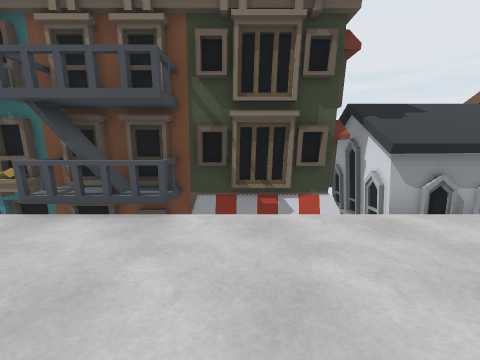
View 1 (above)

16 first-person views from a walk through a scene from a Unity 3-D project. The camera is 1.3 m above the floor, tilts 8° down and sees 90° across. The floor is counted in squares, 1 m on a side. Each view is taken from the middle of a square. On the plan, view 1 faces up. The plan holds only what a view shows up to about 12 squares ahead; the rest is blank. The place goes on beyond the plan. The player character is not drawn. Some animated figures are not drawn.

View 2
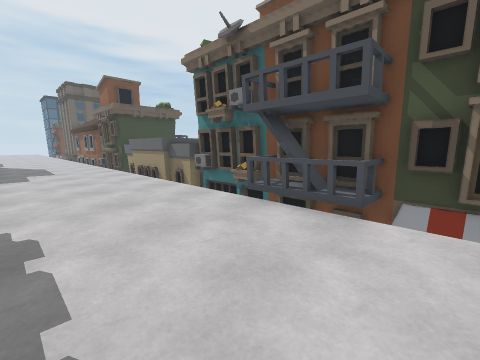

View 3
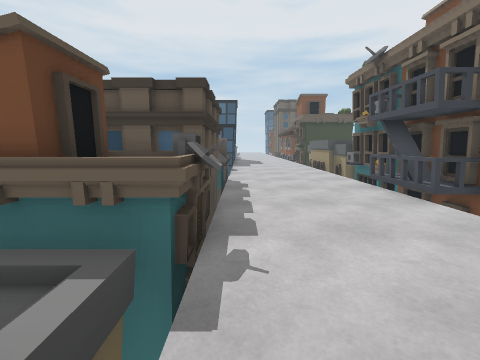

View 4
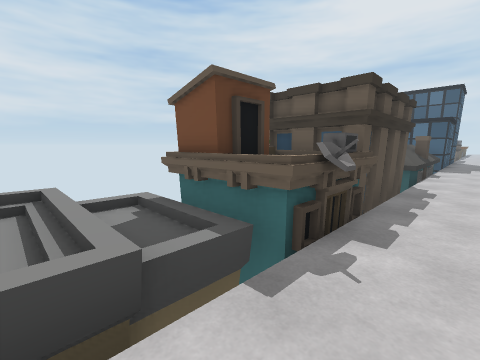

View 5
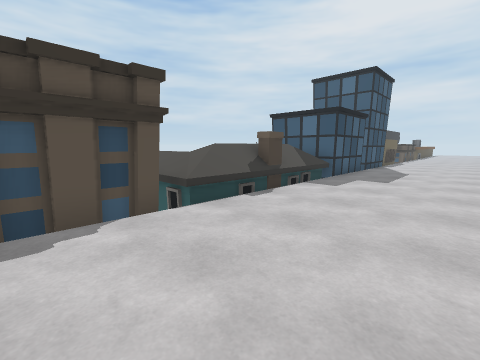

View 6
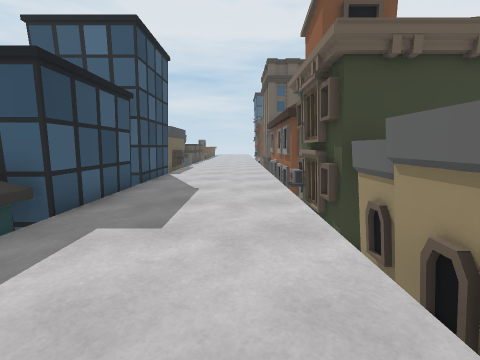

View 7
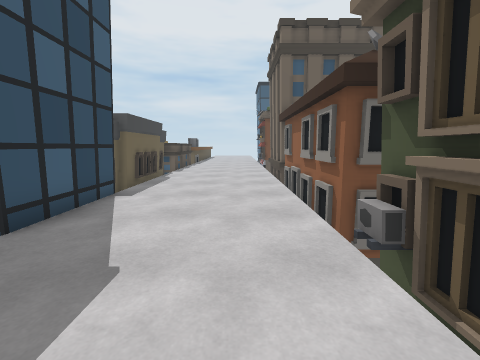

View 8
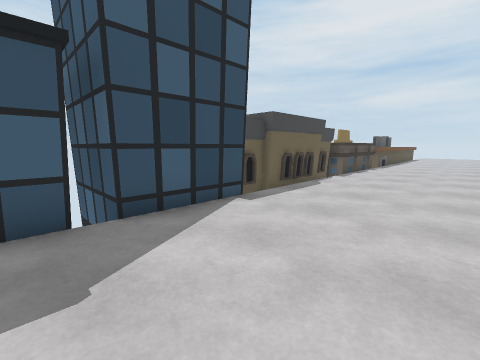

View 9
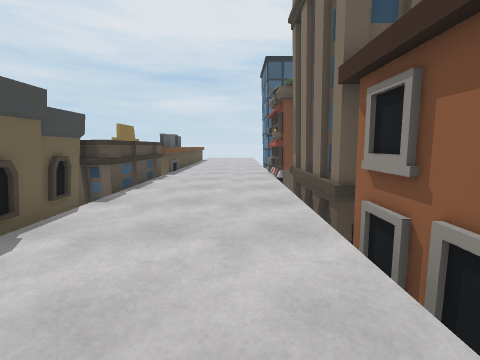

View 10
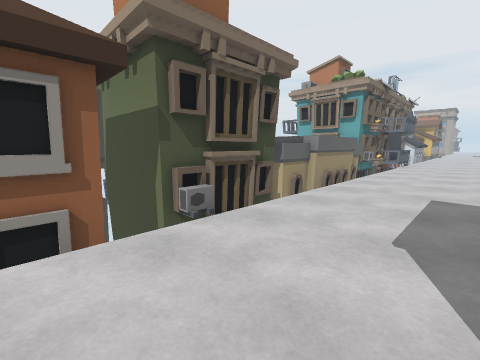

View 11
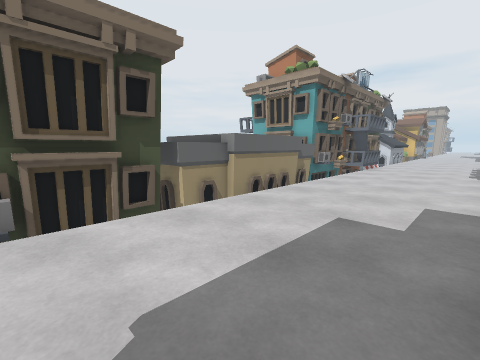

View 12
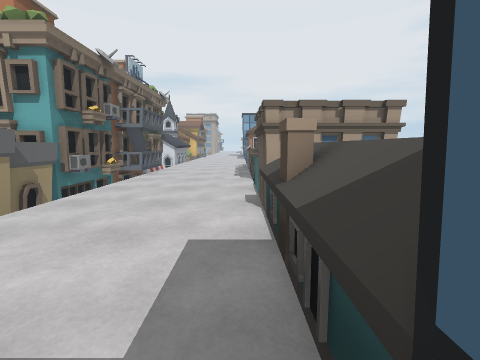

View 13
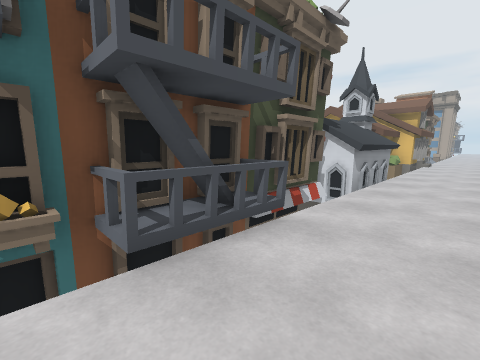

View 14
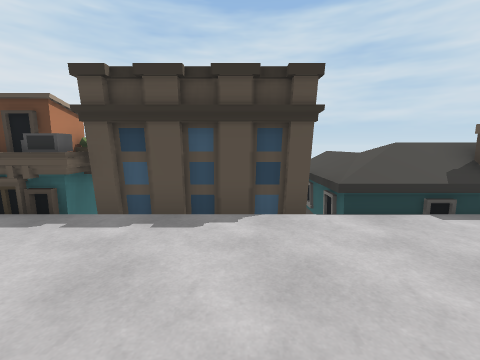

View 15
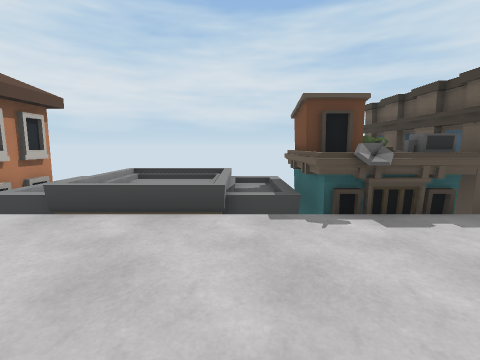

View 16
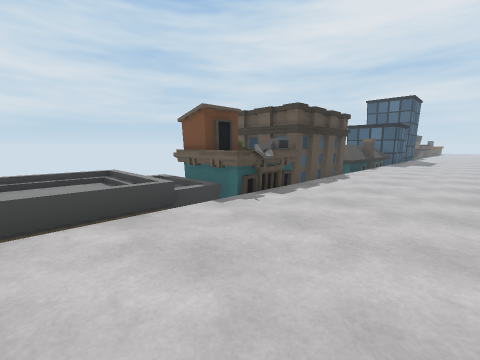

### Floor plan
Key: @ floor where view 1 was taken; # wall or solid block; x gap in a wall; . main floor; : floor 0.25 m higher than the main floor; ^ raised ledge; v drop or lower ground; H house; O other object.
Columns run from 29 left of view 1 to 6 right of it. Each row starts with its distance up from view 1.
  7           ^   ^ #  # #          O
  6         HH^   ^ #  # ###      ##OOOO
  5 ###HHHHHHHx###v^####^v##########OOOO
  4 ....................................
  3 ....................................
  2 ....................................
  1 ....................................
  0 .............................@O.....
 -1 O########^#####HHHHHHHHOOOOOOOOOv:::
 -2 O          #   HHHHHHHHO   OOOOO.:
 -3 O          #   H     HHO   OOOOO

Where each view was taken, in squares from view 1:
view 1: 0 up, 0 right, facing up
view 2: 0 up, 0 right, facing up-left
view 3: 0 up, 4 right, facing left
view 4: 1 up, 4 right, facing down-left
view 5: 4 up, 4 left, facing down-left
view 6: 3 up, 10 left, facing left
view 7: 3 up, 15 left, facing left
view 8: 4 up, 17 left, facing down-left
view 9: 3 up, 22 left, facing left
view 10: 1 up, 21 left, facing up-right
view 11: 0 up, 18 left, facing up-right
view 12: 0 up, 15 left, facing right
view 13: 2 up, 5 left, facing up-right
view 14: 4 up, 5 left, facing down
view 15: 4 up, 3 right, facing down
view 16: 4 up, 6 right, facing down-left
